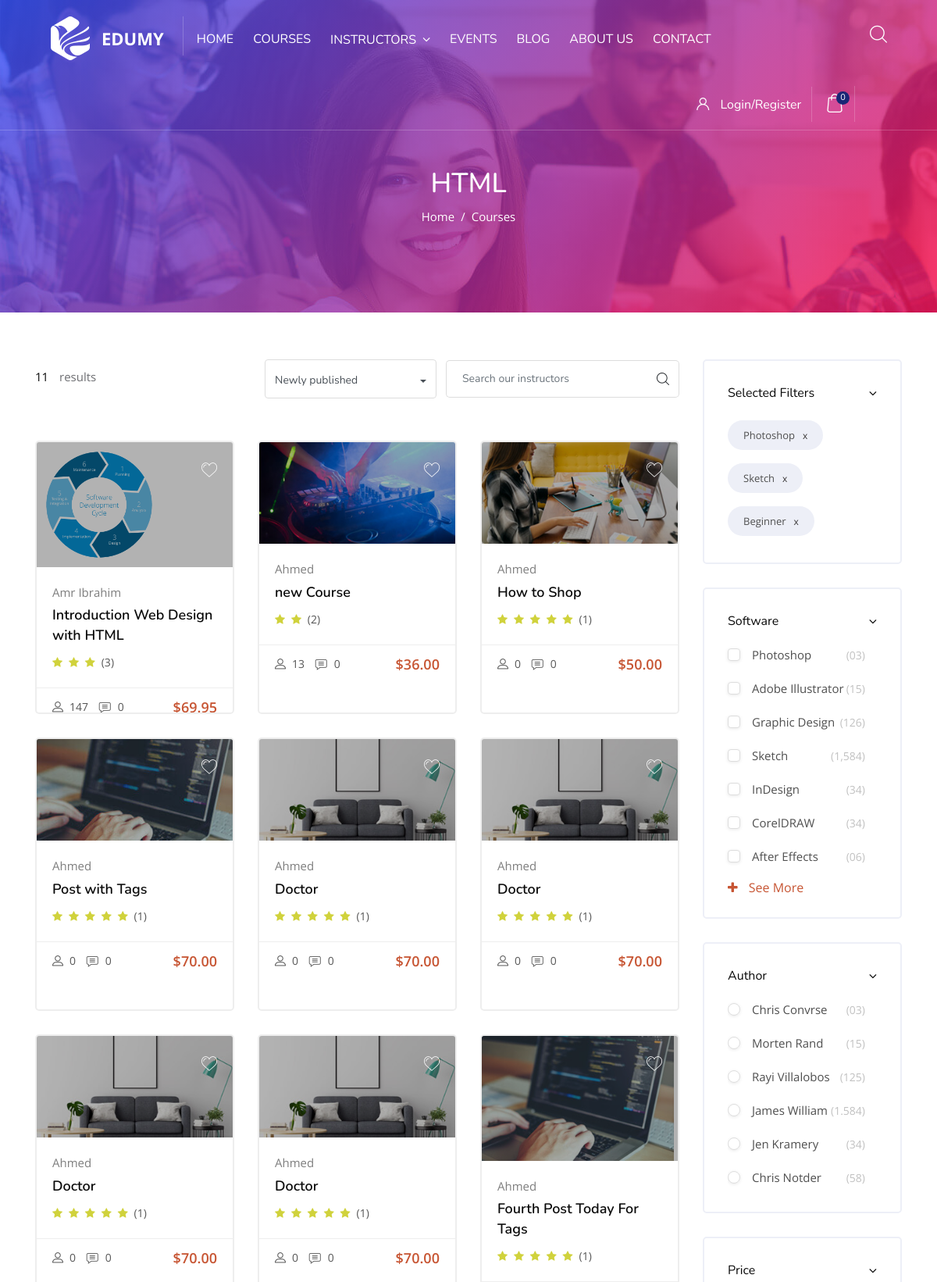
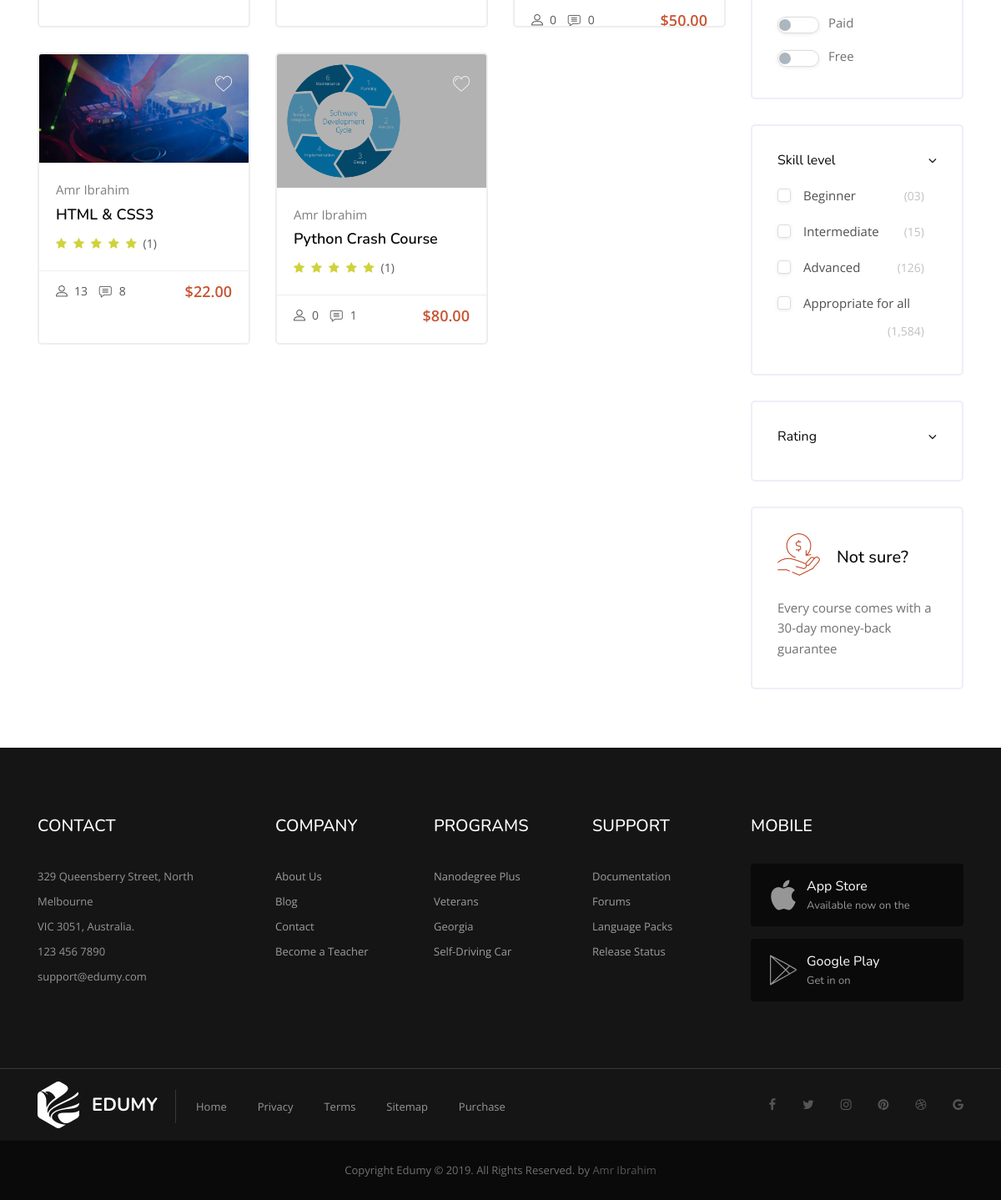
/courses/categories/html/, run on the app's committed database (2 pictures, top to bottom).
### courses/models.py (models this page shows, shortened)
class Category(models.Model):
    name = models.CharField(max_length=50)
    slug = models.SlugField(blank=True, null=True)
    image = models.ImageField(upload_to=category_image_upload)
    class Meta:
        verbose_name_plural = 'Categories'

class Course(models.Model):
    title                       = models.CharField(max_length=100)
    slug                        = models.SlugField(blank=True, null=True)
    author                      = models.ForeignKey(Instructor, on_delete=models.CASCADE)
    price                       = models.DecimalField(decimal_places=2, max_digits=10)
    discount                    = models.DecimalField(decimal_places=2, max_digits=10, blank=True, null=True)
    duration                    = models.IntegerField(default=0, help_text="Type the number of minutes", blank=True, null=True)
    full_lifetime_access        = models.BooleanField(default=True)
    assignments                 = models.BooleanField(default=True)
    Certificate_of_completion   = models.BooleanField(default=True)
    preview                     = models.FileField(verbose_name="Course Video Preview", upload_to=preview_video_upload, blank=True, null=True)
    thumbnail                   = models.FileField(verbose_name="Course Thumbnial Image", upload_to=preview_video_upload)
    overview                    = models.TextField()
    description                 = models.TextField()
    what_will_learn             = models.TextField(help_text="Separate them by comman and space.")
    requirements                = models.TextField(help_text="Separate them by comman and space.")
    Skill_level                 = models.CharField(choices=SKILL_LEVEL, default='All Level', max_length=20)
    Language                    = models.CharField(max_length=100)
    best_seller                 = models.BooleanField(default=False)
    tags                        = GenericRelation(Tag)
    comments                    = GenericRelation(Comment)
    enrolled                    = models.PositiveIntegerField(default=0)
    allowed_memberships         = models.ManyToManyField(Membership, default="Free")
    category                    = models.ManyToManyField(Category)
    views                       = models.PositiveIntegerField(default=0)
    total_points                = models.PositiveIntegerField(null=True, blank=True, default=1)
    avg_points                  = models.PositiveIntegerField(null=True, blank=True, default=1)
    total_rates                 = models.PositiveIntegerField(null=True, blank=True, default=1)
    timestamp                   = models.DateTimeField(auto_now_add=True)
    updated                     = models.DateTimeField(auto_now=True)
    def get_absolute_url(self):
        return reverse('courses:detail', kwargs={'slug': self.slug})
    @property
    def get_rates(self):
        av = self.avg_points / self.total_points * 100
        result = "{:.1f}".format(float(av / 20))
        r = math.floor(float(result))
        return [i for i in range(int(r))]
    @property
    def comments_count(self):
        course_c_type = ContentType.objects.get_for_model(Course)
        comments_qs = Comment.objects.filter(content_type=course_c_type, object_id=self.id)
        return comments_qs.count()

### instructors/models.py (models this page shows, shortened)
class Instructor(models.Model):
    user                        = models.ForeignKey(User, on_delete=models.CASCADE)
    username                    = models.CharField(max_length=50)
    title                       = models.CharField(max_length=100)
    avatar                      = models.ImageField(upload_to=image_upload_path, blank=True, null=True)
    overview                    = models.TextField()
    eductaion                   = models.CharField(max_length=100, blank=True, null=True)
    phone                       = models.CharField(max_length=50, blank=True, null=True)
    email                       = models.CharField(max_length=50)
    skype                       = models.CharField(max_length=50, blank=True, null=True)
    facebook                    = models.CharField(max_length=50, blank=True, null=True)
    twitter                     = models.CharField(max_length=50, blank=True, null=True)
    instagram                   = models.CharField(max_length=50, blank=True, null=True)
    linkedin                    = models.CharField(max_length=50, blank=True, null=True)
    experience                  = models.TextField(help_text="Separate them with Comma and Space.", blank=True, null=True)
    students                    = models.PositiveIntegerField(default=0)
    total_points                = models.PositiveIntegerField(null=True, blank=True, default=1)
    avg_points                  = models.PositiveIntegerField(null=True, blank=True, default=1)
    total_rates                 = models.PositiveIntegerField(null=True, blank=True, default=1)
    timestamp                   = models.DateTimeField(auto_now_add=True)
    updated                     = models.DateTimeField(auto_now=True)
    active                      = models.BooleanField(default=True)
    def __str__(self):
        return self.username

### courses/views.py (the view)
# urls.py: path('categories/<slug>/', category, name='category'),
def category(request, slug):
    qs = get_object_or_404(Category, slug=slug)
    paginator = Paginator(qs.course_set.all(), 12) # Show 5 contacts per page.
    page_number = request.GET.get('page')
    page_obj = paginator.get_page(page_number)
    context = {
        'courses': page_obj,
        'name': qs.name,
        'count': qs.course_set.all().count()
    }
    return render(request, 'courses/category.html', context)

### courses/templates/courses/category.html (shortened to what this page needs)
{% extends 'base.html' %}
{% load static %}
{% block content %}
<section class="inner_page_breadcrumb">
	<div class="container">
		<div class="row">
			<div class="col-xl-6 offset-xl-3 text-center">
				<div class="breadcrumb_content">
					<h4 class="breadcrumb_title">{{name}}</h4>
					<ol class="breadcrumb">
						<li class="breadcrumb-item"><a href="#">Home</a></li>
						<li class="breadcrumb-item active" aria-current="page">Courses</li>
					</ol>
				</div>
			</div>
		</div>
	</div>
</section>
<section class="our-team pb40">
	<div class="container">
		<div class="row">
			<div class="col-md-12 col-lg-8 col-xl-9">
				<div class="row">
					<div class="col-xl-4">
						<div class="instructor_search_result style2">
							<p class="mt10 fz15"><span class="color-dark pr10">{{count}} </span> results <span>
						</div>
					</div>
					<div class="col-xl-8">
						<div class="candidate_revew_select style2 text-right mb25">
							<ul>
								<li class="list-inline-item">
									<select class="selectpicker show-tick">
										<option>Newly published</option>
									</select>
								</li>
								<li class="list-inline-item">
									<div class="candidate_revew_search_box course mb30 fn-520">
										<form class="form-inline my-2 my-lg-0">
											<input class="form-control mr-sm-2" type="search"
												placeholder="Search our instructors" aria-label="Search">
											<button class="btn my-2 my-sm-0" type="submit"><span
													class="flaticon-magnifying-glass"></span></button>
										</form>
									</div>
								</li>
							</ul>
						</div>
					</div>
				</div>
				<div class="row">
					{% for course in courses %}
					<div class="col-lg-6 col-xl-4">
						<div class="top_courses">
							<div class="thumb">
								<a href="{{ course.get_absolute_url }}"><img class="img-whp"
										src="{{ course.thumbnail.url }}" alt="t1.jpg"></a>
								<div class="overlay">
									<div class="icon"><span class="flaticon-like"></span></div>
								</div>
							</div>
							<div class="details">
								<div class="tc_content">
									<p>{{course.author}}</p>
									<a href="{{ course.get_absolute_url }}">
										<h5>{{course.title}}</h5>
									</a>
									<ul class="tc_review">
										{% for _ in course.get_rates %}
										<li class="list-inline-item"><a href="#"><i class="fa fa-star"></i></a></li>
										{% endfor %}
										<li class="list-inline-item"><a href="#">({{course.total_rates}})</a></li>
									</ul>
								</div>
								<div class="tc_footer">
									<ul class="tc_meta float-left">
										<li class="list-inline-item"><a href="#"><i class="flaticon-profile"></i></a>
										</li>
										<li class="list-inline-item"><a href="#">{{course.views}}</a></li>
										<li class="list-inline-item"><a href="#"><i class="flaticon-comment"></i></a>
										</li>
										<li class="list-inline-item"><a href="#">{{course.comments_count}}</a></li>
									</ul>
									<div class="tc_price float-right">${{course.price}}</div>
								</div>
							</div>
						</div>
					</div>
					{% endfor %}
				</div>
			</div>
			<div class="col-lg-4 col-xl-3">
				<div class="selected_filter_widget style2 mb30">
					<div id="accordion" class="panel-group">
						<div class="panel">
							<div class="panel-heading">
								<h4 class="panel-title">
									<a href="#panelBodyfilter" class="accordion-toggle link fz20 mb15"
										data-toggle="collapse" data-parent="#accordion">Selected Filters</a>
								</h4>
							</div>
							<div id="panelBodyfilter" class="panel-collapse collapse show">
								<div class="panel-body">
									<div class="tags-bar style2">
										<span>Photoshop<i class="close-tag">x</i></span>
										<span>Sketch<i class="close-tag">x</i></span>
										<span>Beginner<i class="close-tag">x</i></span>
									</div>
								</div>
							</div>
						</div>
					</div>
				</div>
				<div class="selected_filter_widget style2 mb30">
					<div id="accordion" class="panel-group">
						<div class="panel">
							<div class="panel-heading">
								<h4 class="panel-title">
									<a href="#panelBodySoftware" class="accordion-toggle link fz20 mb15"
										data-toggle="collapse" data-parent="#accordion">Software</a>
								</h4>
							</div>
							<div id="panelBodySoftware" class="panel-collapse collapse show">
								<div class="panel-body">
									<div class="ui_kit_checkbox">
										<div class="custom-control custom-checkbox">
											<label class="custom-control-label" for="customCheck14">Photoshop <span
													class="float-right">(03)</span></label>
										</div>
										<div class="custom-control custom-checkbox">
											<label class="custom-control-label" for="customCheck15">Adobe Illustrator
												<span class="float-right">(15)</span></label>
										</div>
										<div class="custom-control custom-checkbox">
											<label class="custom-control-label" for="customCheck16">Graphic Design <span
													class="float-right">(126)</span></label>
										</div>
										<div class="custom-control custom-checkbox">
											<label class="custom-control-label" for="customCheck17">Sketch <span
													class="float-right">(1,584)</span></label>
										</div>
										<div class="custom-control custom-checkbox">
											<label class="custom-control-label" for="customCheck18">InDesign <span
													class="float-right">(34)</span></label>
										</div>
										<div class="custom-control custom-checkbox">
											<label class="custom-control-label" for="customCheck19">CorelDRAW <span
													class="float-right">(34)</span></label>
										</div>
										<div class="custom-control custom-checkbox">
											<label class="custom-control-label" for="customCheck20">After Effects <span
													class="float-right">(06)</span></label>
										</div>
										<a class="color-orose" href="#"><span class="fa fa-plus pr10"></span> See
											More</a>
									</div>
								</div>
							</div>
						</div>
					</div>
				</div>
				<div class="selected_filter_widget style2">
					<div id="accordion" class="panel-group">
						<div class="panel">
							<div class="panel-heading">
								<h4 class="panel-title">
									<a href="#panelBodyAuthors" class="accordion-toggle link fz20 mb15"
										data-toggle="collapse" data-parent="#accordion">Author</a>
								</h4>
							</div>
							<div id="panelBodyAuthors" class="panel-collapse collapse show">
								<div class="panel-body">
									<div class="cl_skill_checkbox">
										<div class="content ui_kit_checkbox style2 text-left">
											<div class="custom-control custom-checkbox">
												<label class="custom-control-label" for="customCheck0">Chris Convrse
													<span class="float-right">(03)</span></label>
											</div>
											<div class="custom-control custom-checkbox">
												<label class="custom-control-label" for="customCheck1">Morten Rand <span
														class="float-right">(15)</span></label>
											</div>
											<div class="custom-control custom-checkbox">
												<label class="custom-control-label" for="customCheck2">Rayi Villalobos
													<span class="float-right">(125)</span></label>
											</div>
											<div class="custom-control custom-checkbox">
												<label class="custom-control-label" for="customCheck3">James William
													<span class="float-right">(1.584)</span></label>
											</div>
											<div class="custom-control custom-checkbox">
												<label class="custom-control-label" for="customCheck4">Jen Kramery <span
														class="float-right">(34)</span></label>
											</div>
											<div class="custom-control custom-checkbox">
												<label class="custom-control-label" for="customCheck5">Chris Notder
													<span class="float-right">(58)</span></label>
											</div>
										</div>
									</div>
								</div>
							</div>
						</div>
					</div>
				</div>
				<div class="selected_filter_widget style2 mb30">
					<div id="accordion" class="panel-group">
						<div class="panel">
							<div class="panel-heading">
								<h4 class="panel-title">
									<a href="#panelBodyPrice" class="accordion-toggle link fz20 mb15"
										data-toggle="collapse" data-parent="#accordion">Price</a>
								</h4>
							</div>
							<div id="panelBodyPrice" class="panel-collapse collapse show">
								<div class="panel-body">
									<div class="ui_kit_whitchbox">
										<div class="custom-control custom-switch">
											<label class="custom-control-label" for="customSwitch1">Paid </label>
										</div>
										<div class="custom-control custom-switch">
											<label class="custom-control-label" for="customSwitch2">Free</label>
										</div>
									</div>
								</div>
							</div>
						</div>
					</div>
				</div>
				<div class="selected_filter_widget style2 mb30">
					<div id="accordion" class="panel-group">
						<div class="panel">
							<div class="panel-heading">
								<h4 class="panel-title">
									<a href="#panelBodySkills" class="accordion-toggle link fz20 mb15"
										data-toggle="collapse" data-parent="#accordion">Skill level</a>
								</h4>
							</div>
							<div id="panelBodySkills" class="panel-collapse collapse show">
								<div class="panel-body">
									<div class="ui_kit_checkbox">
										<div class="custom-control custom-checkbox">
											<label class="custom-control-label" for="customCheck99">Beginner <span
													class="float-right">(03)</span></label>
										</div>
										<div class="custom-control custom-checkbox">
											<label class="custom-control-label" for="customCheck98">Intermediate <span
													class="float-right">(15)</span></label>
										</div>
										<div class="custom-control custom-checkbox">
											<label class="custom-control-label" for="customCheck97">Advanced <span
													class="float-right">(126)</span></label>
										</div>
										<div class="custom-control custom-checkbox">
											<label class="custom-control-label" for="customCheck96">Appropriate for all
												<span class="float-right">(1,584)</span></label>
										</div>
									</div>
								</div>
							</div>
						</div>
					</div>
				</div>
				<div class="selected_filter_widget style2">
					<div id="accordion" class="panel-group">
						<div class="panel">
							<div class="panel-heading">
								<h4 class="panel-title">
									<a href="#panelBodyRating" class="accordion-toggle link fz20 mb15"
										data-toggle="collapse" data-parent="#accordion">Rating</a>
								</h4>
							</div>
						</div>
					</div>
				</div>
				<div class="selected_filter_widget style2">
					<span class="float-left"><img class="mr20" src="images/resource/2.png" alt="2.png"></span>
					<h4 class="mt15 fz20 fw500">Not sure?</h4>
					<br>
					<p>Every course comes with a 30-day money-back guarantee</p>
				</div>
			</div>
		</div>
	</div>
</section>
{% endblock %}

### data on the page
Category: name "HTML"
Course: thumbnail (picture), author "Amr Ibrahim", title "Introduction Web Design with HTML", total_rates "3", views "147", comments_count "0", price "69.95"
Course: thumbnail (picture), author "Ahmed", title "new Course", total_rates "2", views "13", comments_count "0", price "36.00"
Course: thumbnail (picture), author "Ahmed", title "How to Shop", total_rates "1", views "0", comments_count "0", price "50.00"
Course: thumbnail (picture), author "Ahmed", title "Post with Tags", total_rates "1", views "0", comments_count "0", price "70.00"
Course: thumbnail (picture), author "Ahmed", title "Doctor", total_rates "1", views "0", comments_count "0", price "70.00"
Course: thumbnail (picture), author "Ahmed", title "Doctor", total_rates "1", views "0", comments_count "0", price "70.00"
Course: thumbnail (picture), author "Ahmed", title "Doctor", total_rates "1", views "0", comments_count "0", price "70.00"
Course: thumbnail (picture), author "Ahmed", title "Doctor", total_rates "1", views "0", comments_count "0", price "70.00"
Course: thumbnail (picture), author "Ahmed", title "Fourth Post Today For Tags", total_rates "1", views "0", comments_count "0", price "50.00"
Course: thumbnail (picture), author "Amr Ibrahim", title "HTML & CSS3", total_rates "1", views "13", comments_count "8", price "22.00"
Course: thumbnail (picture), author "Amr Ibrahim", title "Python Crash Course", total_rates "1", views "0", comments_count "1", price "80.00"

### other printed values
{{ request.user|cart_item_count }} "0"
{{ count }} "11"
